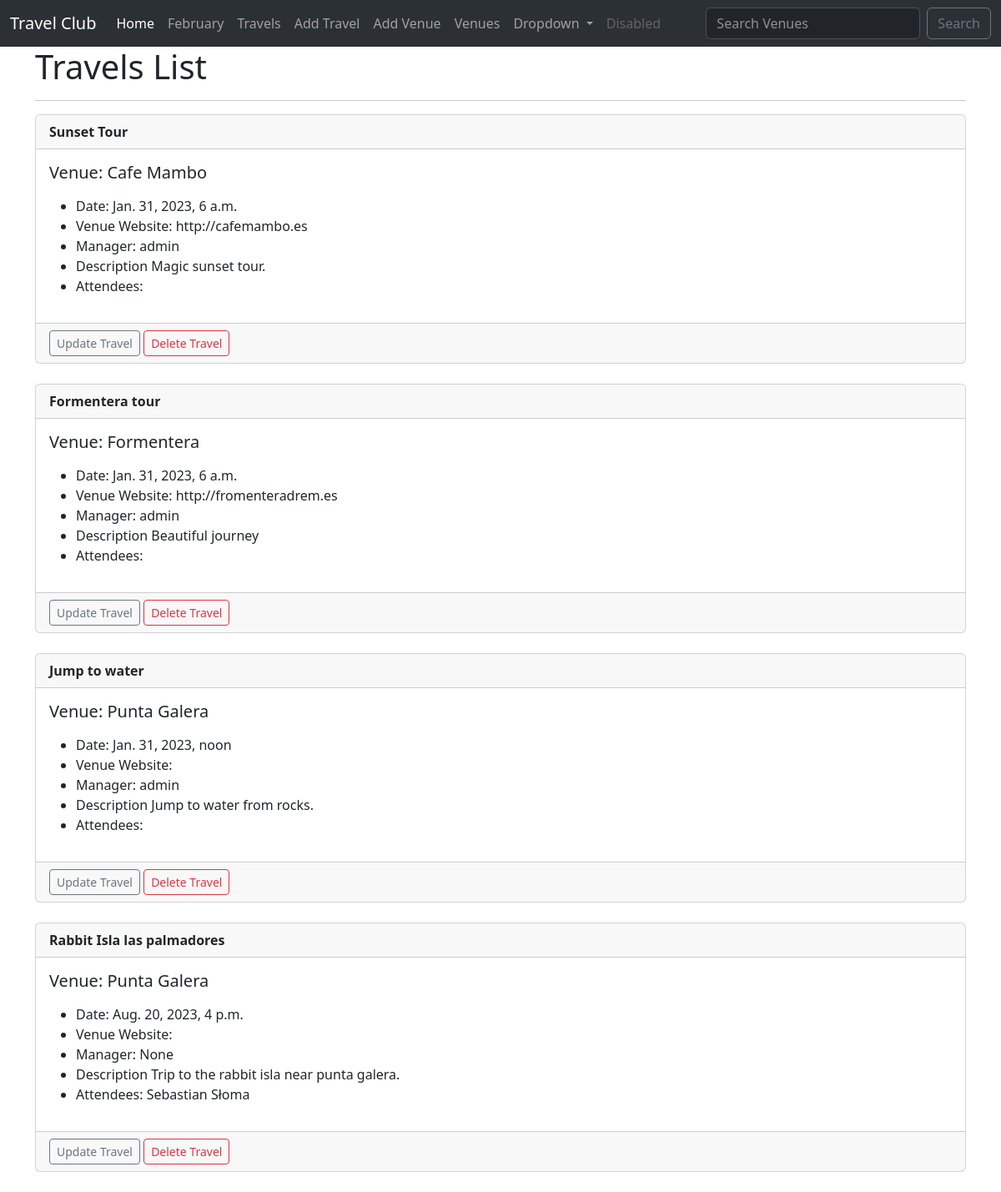
The page /travels on the database as committed earlier.
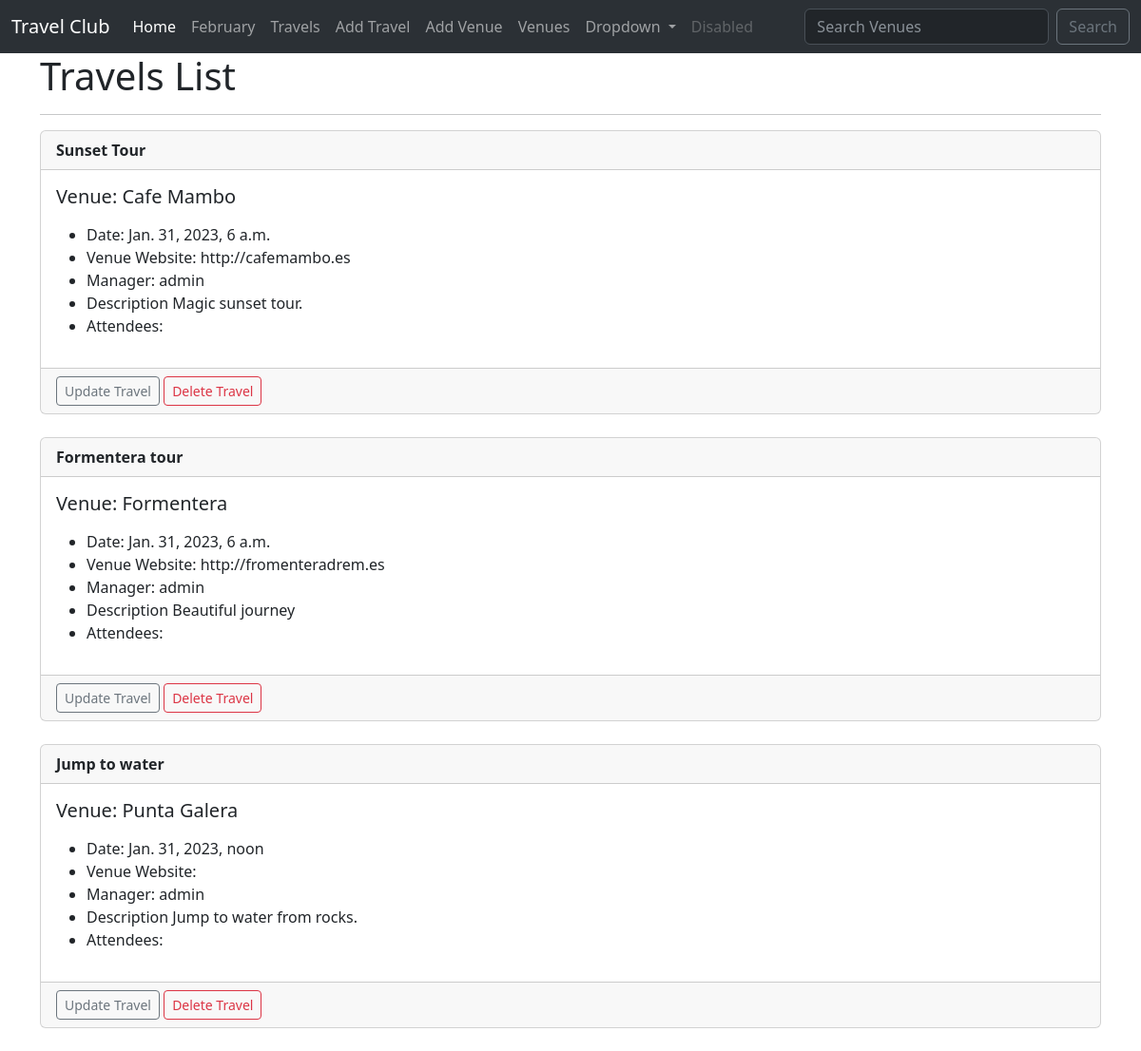
The same page on the database as committed later.
### travel/models.py (models this page shows)
class Travel(models.Model):
    name = models.CharField('Travel Name', max_length=120)
    travel_date = models.DateTimeField('Travel Date')
    venue = models.ForeignKey(
        Venue, blank=True, null=True, on_delete=models.CASCADE)
    manager = models.ForeignKey(User, blank=True, null=True, on_delete=models.SET_NULL)
    description = models.TextField(blank=True)
    attendees = models.ManyToManyField(TravelUser, blank=True)
    def __str__(self):
        return self.name

class Venue(models.Model):
    name = models.CharField('Venue Name', max_length=120)
    address = models.CharField(max_length=300)
    zip_code = models.CharField('Zip Code', max_length=15)
    phone = models.CharField('Contact Phone', max_length=25, blank=True)
    web = models.URLField('Website Address', blank=True)
    email_address = models.EmailField('Email', blank=True)
    def __str__(self):
        return self.name

class TravelUser(models.Model):
    first_name = models.CharField(max_length=30)
    last_name = models.CharField(max_length=30)
    email = models.EmailField('User Email')
    def __str__(self):
        return self.first_name + ' ' + self.last_name

### travel/views.py (the view)
# urls.py: path('travels', views.all_travels, name='list-travels'),
def all_travels(request):
    travel_list = Travel.objects.all().order_by('travel_date')
    return render(request, 'travel/travel_list.html', {
        'travel_list': travel_list
    })

### travel/templates/travel/travel_list.html
{% extends 'travel/base.html' %}
{% block content %}
<h1>Travels List</h1>
<hr>
    {% for travel in travel_list %}
    <div class="card">
        <div class="card-header">
            <strong>{{ travel }}</strong>
        </div>
        <div class="card-body">
          <h5 class="card-title">Venue: {{ travel.venue }}</h5>
          <p class="card-text">
            <ul>
                <li>Date: {{ travel.travel_date }} </li>
                <li>Venue Website: {{ travel.venue.web }} </li>
                <li>Manager: {{ travel.manager }} </li>
                <li>Description {{ travel.description }} </li>
                <li>Attendees:
                {% for user in travel.attendees.all %}
                {{ user }}
                {% endfor %}
            </li>
            </ul>
          </p>
        </div>
        <div class="card-footer text-muted">
          <a href="{% url 'update-travel' travel.id %}" class="btn btn-outline-secondary btn-sm">Update Travel</a>
          <a href="{% url 'delete-travel' travel.id %}" class="btn btn-outline-danger btn-sm">Delete Travel</a>
        </div>
      </div>
      <br>
    {% endfor %}
{% endblock %}

Rows that differ between the two databases and show on the page:
removed Travel: name "Rabbit Isla las palmadores", venue "Punta Galera", travel_date "Aug. 20, 2023, 4 p.m.", manager "None", description "Trip to the rabbit isla near punta galera."
no longer on this page (row unchanged): TravelUser: first_name+last_name "Sebastian Słoma"
